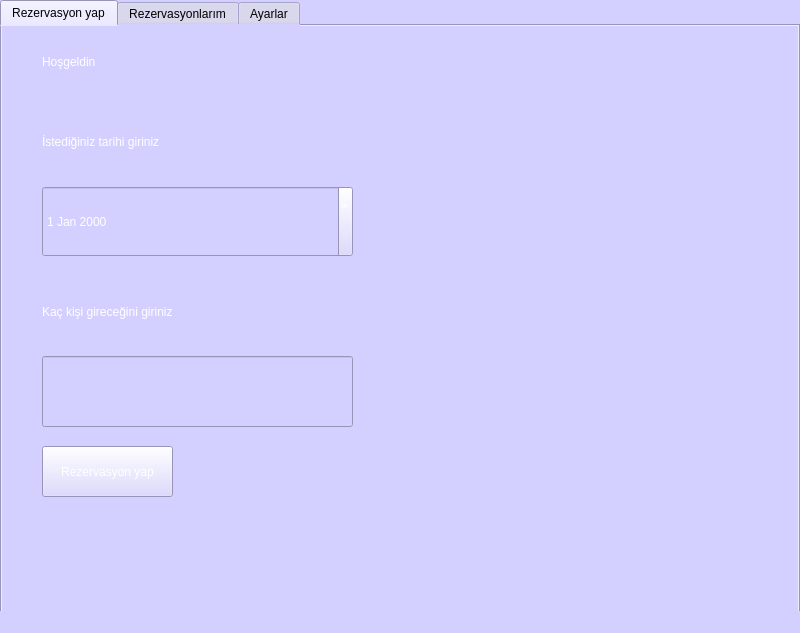
<?xml version="1.0" encoding="UTF-8"?>
<ui version="4.0">
 <class>MainWindow</class>
 <widget class="QMainWindow" name="MainWindow">
  <property name="geometry">
   <rect>
    <x>0</x>
    <y>0</y>
    <width>800</width>
    <height>633</height>
   </rect>
  </property>
  <property name="windowTitle">
   <string>MainWindow</string>
  </property>
  <property name="styleSheet">
   <string notr="true">background-color: rgb(211, 208, 255);</string>
  </property>
  <widget class="QWidget" name="centralwidget">
   <property name="styleSheet">
    <string notr="true">background-color: rgb(211, 208, 255);</string>
   </property>
   <widget class="QTabWidget" name="tabWidget">
    <property name="geometry">
     <rect>
      <x>0</x>
      <y>0</y>
      <width>800</width>
      <height>633</height>
     </rect>
    </property>
    <property name="styleSheet">
     <string notr="true">background-color: rgb(211, 208, 255);
font: 10pt &quot;MS Shell Dlg 2&quot;;</string>
    </property>
    <property name="currentIndex">
     <number>0</number>
    </property>
    <widget class="QWidget" name="tab">
     <attribute name="title">
      <string>Rezervasyon yap</string>
     </attribute>
     <widget class="QDateEdit" name="dateEdit">
      <property name="geometry">
       <rect>
        <x>40</x>
        <y>160</y>
        <width>311</width>
        <height>71</height>
       </rect>
      </property>
      <property name="styleSheet">
       <string notr="true">color: rgb(255, 255, 255);
font: 11pt &quot;MS Shell Dlg 2&quot;;</string>
      </property>
     </widget>
     <widget class="QLabel" name="label">
      <property name="geometry">
       <rect>
        <x>40</x>
        <y>10</y>
        <width>461</width>
        <height>51</height>
       </rect>
      </property>
      <property name="styleSheet">
       <string notr="true">color: rgb(255, 255, 255);
font: 18pt &quot;MS Shell Dlg 2&quot;;</string>
      </property>
      <property name="text">
       <string>Hoşgeldin</string>
      </property>
     </widget>
     <widget class="QLabel" name="label_2">
      <property name="geometry">
       <rect>
        <x>40</x>
        <y>90</y>
        <width>461</width>
        <height>51</height>
       </rect>
      </property>
      <property name="styleSheet">
       <string notr="true">color: rgb(255, 255, 255);
font: 14pt &quot;MS Shell Dlg 2&quot;;</string>
      </property>
      <property name="text">
       <string>İstediğiniz tarihi giriniz</string>
      </property>
     </widget>
     <widget class="QLabel" name="label_3">
      <property name="geometry">
       <rect>
        <x>40</x>
        <y>260</y>
        <width>461</width>
        <height>51</height>
       </rect>
      </property>
      <property name="styleSheet">
       <string notr="true">color: rgb(255, 255, 255);
font: 14pt &quot;MS Shell Dlg 2&quot;;</string>
      </property>
      <property name="text">
       <string>Kaç kişi gireceğini giriniz</string>
      </property>
     </widget>
     <widget class="QLineEdit" name="lineEdit">
      <property name="geometry">
       <rect>
        <x>40</x>
        <y>330</y>
        <width>311</width>
        <height>71</height>
       </rect>
      </property>
      <property name="styleSheet">
       <string notr="true">color: rgb(255, 255, 255);</string>
      </property>
     </widget>
     <widget class="QPushButton" name="pushButton_">
      <property name="geometry">
       <rect>
        <x>40</x>
        <y>420</y>
        <width>131</width>
        <height>51</height>
       </rect>
      </property>
      <property name="styleSheet">
       <string notr="true">color:rgb(255, 255, 255);
font: 12pt &quot;MS Shell Dlg 2&quot;;</string>
      </property>
      <property name="text">
       <string>Rezervasyon yap</string>
      </property>
     </widget>
    </widget>
    <widget class="QWidget" name="tab_2">
     <attribute name="title">
      <string>Rezervasyonlarım</string>
     </attribute>
     <widget class="QLabel" name="label_4">
      <property name="geometry">
       <rect>
        <x>40</x>
        <y>40</y>
        <width>611</width>
        <height>271</height>
       </rect>
      </property>
      <property name="styleSheet">
       <string notr="true">QLabel{
color: rgb(255, 255, 255);
	font: 14pt &quot;MS Shell Dlg 2&quot;;
}</string>
      </property>
      <property name="text">
       <string>Rezervasyonunuz bulunmamaktadır</string>
      </property>
     </widget>
     <widget class="QLabel" name="label_6">
      <property name="geometry">
       <rect>
        <x>60</x>
        <y>470</y>
        <width>301</width>
        <height>31</height>
       </rect>
      </property>
      <property name="styleSheet">
       <string notr="true">color: rgb(255, 0, 0);</string>
      </property>
      <property name="text">
       <string/>
      </property>
     </widget>
     <widget class="QLabel" name="label_5">
      <property name="geometry">
       <rect>
        <x>40</x>
        <y>310</y>
        <width>361</width>
        <height>51</height>
       </rect>
      </property>
      <property name="styleSheet">
       <string notr="true">color: rgb(255, 255, 255);
font: 12pt &quot;MS Shell Dlg 2&quot;;</string>
      </property>
      <property name="text">
       <string>İptal etmek istediğiniz rezervasyon gününü seçiniz</string>
      </property>
     </widget>
     <widget class="QDateEdit" name="dateEdit_2">
      <property name="geometry">
       <rect>
        <x>60</x>
        <y>370</y>
        <width>311</width>
        <height>61</height>
       </rect>
      </property>
      <property name="styleSheet">
       <string notr="true">color: rgb(255, 255, 255);</string>
      </property>
      <property name="dateTime">
       <datetime>
        <hour>0</hour>
        <minute>0</minute>
        <second>0</second>
        <year>2000</year>
        <month>1</month>
        <day>1</day>
       </datetime>
      </property>
     </widget>
     <widget class="QPushButton" name="pushButton_2">
      <property name="geometry">
       <rect>
        <x>410</x>
        <y>370</y>
        <width>131</width>
        <height>61</height>
       </rect>
      </property>
      <property name="styleSheet">
       <string notr="true">color:rgb(255, 255, 255);
font: 12pt &quot;MS Shell Dlg 2&quot;;</string>
      </property>
      <property name="text">
       <string>İptal Et</string>
      </property>
     </widget>
    </widget>
    <widget class="QWidget" name="tab_3">
     <attribute name="title">
      <string>Ayarlar</string>
     </attribute>
     <widget class="QLabel" name="label_7">
      <property name="geometry">
       <rect>
        <x>30</x>
        <y>10</y>
        <width>311</width>
        <height>61</height>
       </rect>
      </property>
      <property name="styleSheet">
       <string notr="true">font: 16pt &quot;MS Shell Dlg 2&quot;;
color: rgb(255, 255, 255);</string>
      </property>
      <property name="text">
       <string>Mailini değiştir</string>
      </property>
     </widget>
     <widget class="QLabel" name="label_8">
      <property name="geometry">
       <rect>
        <x>30</x>
        <y>220</y>
        <width>311</width>
        <height>61</height>
       </rect>
      </property>
      <property name="styleSheet">
       <string notr="true">font: 16pt &quot;MS Shell Dlg 2&quot;;
color: rgb(255, 255, 255);</string>
      </property>
      <property name="text">
       <string>Şifreni değiştir</string>
      </property>
     </widget>
     <widget class="QLineEdit" name="lineEdit_2">
      <property name="geometry">
       <rect>
        <x>30</x>
        <y>80</y>
        <width>331</width>
        <height>61</height>
       </rect>
      </property>
      <property name="styleSheet">
       <string notr="true">color: rgb(255, 255, 255);</string>
      </property>
      <property name="text">
       <string/>
      </property>
     </widget>
     <widget class="QLineEdit" name="lineEdit_3">
      <property name="geometry">
       <rect>
        <x>30</x>
        <y>290</y>
        <width>331</width>
        <height>61</height>
       </rect>
      </property>
      <property name="styleSheet">
       <string notr="true">color: rgb(255, 255, 255);</string>
      </property>
     </widget>
     <widget class="QPushButton" name="pushButton_3">
      <property name="geometry">
       <rect>
        <x>30</x>
        <y>170</y>
        <width>91</width>
        <height>31</height>
       </rect>
      </property>
      <property name="styleSheet">
       <string notr="true">color: rgb(255, 255, 255);
</string>
      </property>
      <property name="text">
       <string>Değiştir</string>
      </property>
     </widget>
     <widget class="QPushButton" name="pushButton_4">
      <property name="geometry">
       <rect>
        <x>30</x>
        <y>380</y>
        <width>91</width>
        <height>31</height>
       </rect>
      </property>
      <property name="styleSheet">
       <string notr="true">color: rgb(255, 255, 255);</string>
      </property>
      <property name="text">
       <string>Değiştir</string>
      </property>
     </widget>
     <widget class="QLabel" name="label_9">
      <property name="geometry">
       <rect>
        <x>30</x>
        <y>430</y>
        <width>311</width>
        <height>61</height>
       </rect>
      </property>
      <property name="styleSheet">
       <string notr="true">font: 16pt &quot;MS Shell Dlg 2&quot;;
color: rgb(255, 255, 255);</string>
      </property>
      <property name="text">
       <string>Hesabı sil</string>
      </property>
     </widget>
     <widget class="QPushButton" name="pushButton_5">
      <property name="geometry">
       <rect>
        <x>30</x>
        <y>520</y>
        <width>91</width>
        <height>31</height>
       </rect>
      </property>
      <property name="styleSheet">
       <string notr="true">color: rgb(255, 255, 255);</string>
      </property>
      <property name="text">
       <string>Sil</string>
      </property>
     </widget>
    </widget>
   </widget>
  </widget>
  <widget class="QMenuBar" name="menubar">
   <property name="geometry">
    <rect>
     <x>0</x>
     <y>0</y>
     <width>800</width>
     <height>21</height>
    </rect>
   </property>
  </widget>
  <widget class="QStatusBar" name="statusbar"/>
 </widget>
 <resources/>
 <connections/>
</ui>
